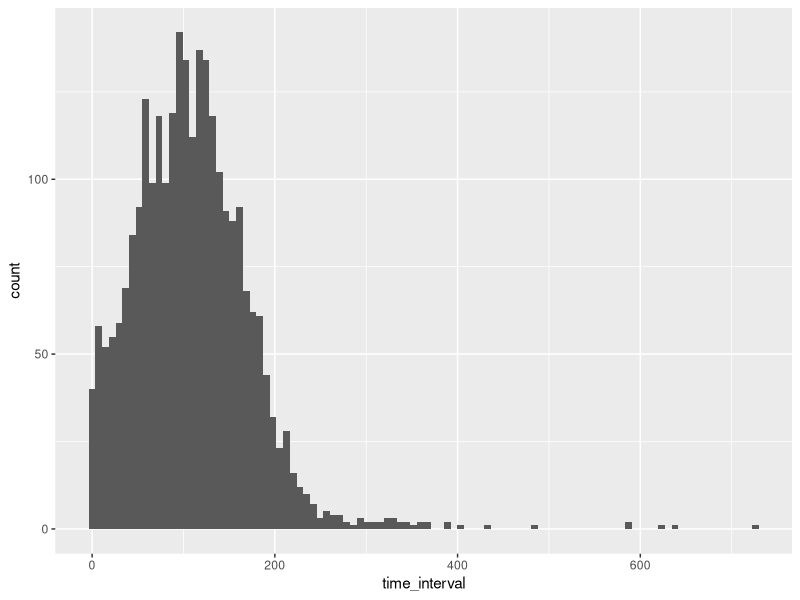
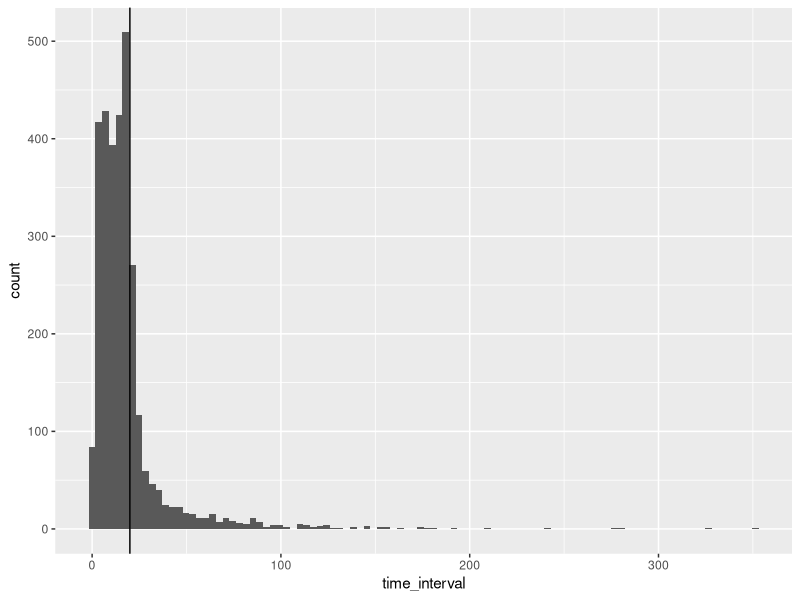

Generate these figures, in order, with R: (Note: this script raises an error after producing the figures.)
################################################################################
# EGON -- LEONIE
################################################################################
library(tidyverse)
library(dplyr)

setwd(dirname(rstudioapi::getActiveDocumentContext()$path))

# Read in the dataset
data <- data.table::fread(
    file.path("data", "DEJONCKHEERE.csv"),
    data.table = FALSE
)

# Filter only ESM data, i.e. drop data from the informed consent and debriefing
data <- data %>%
    filter(
        !(questionListName %in%
            c("IC and Baseline Questionnaire (Birte)", "Debriefing"))
    )

# Select only the columns that we are interested in
data <- data %>%
    dplyr::select(
        connectionId,
        questionListName, # Questionnaire and condition
        timeStampStart,
        timeStampStop,
        ontspannen_sliderNegPos:angstig_sliderNegPos
    ) %>%
    dplyr::rename(
        id = connectionId,
        condition = questionListName,
        time_start = timeStampStart,
        time_stop = timeStampStop,
        relaxed = ontspannen_sliderNegPos,
        frustrated = gefrustreerd_sliderNegPos,
        sad = droevig_sliderNegPos,
        at_ease = rustig_sliderNegPos,
        stressed = gestresseerd_sliderNegPos,
        enthusiastic = enthousiast_sliderNegPos,
        bored = verveeld_sliderNegPos,
        somber = neerslachtig_sliderNegPos,
        happy = blij_sliderNegPos,
        elated = opgewekt_sliderNegPos,
        content = tevreden_sliderNegPos,
        anxious = angstig_sliderNegPos
    )

# M-path questionnaire names need to be changed (followup in m-path means that in that questionnaire there is a follow up item;
# but this means that in this questionnaire there is an item indicating that the "mood" questionnaire needs to be triggered the next time)
# so Mood is actually the follow up
data <- data %>%
    mutate(
        condition = case_match(
            condition,
            "Mood_followup" ~ "mood",
            "Mood" ~ "followup",
            .default = condition
        )
    )


#Sort the data before starting
data <- data %>%
    arrange(id, time_start)

# Data from m-Path is already in the time zone of the participant, probably Europe/Brussels.
# Thus, these timestamps are _not_ UNIX timestamps (as they are in UTC), but rather the number of
# seconds since 1970-01-01 compared to the participant's local time zone. Converting them leaves
# them in UTC, which is not that problematic unless you combine it with other data.
# Transform timestamp to POSIXct

data <- data %>%
    group_by(id) %>%
    mutate(
        time_start = as_datetime(time_start),
        time_stop = as_datetime(time_stop),
        .after = "condition"
    ) %>%
    arrange(id, time_start) %>%
    mutate(across(time_start:time_stop, \(x) {
        force_tz(x, tzone = "Europe/Brussels")
    }))


# Retain only time columns and columns with no missing or empty ("") values
# Note: We need to put `!is.POSIXt(x)` in the `where()` clause, as POSIXt cannot be compared against
# string literals.
data <- data %>%
    dplyr::select(
        id:time_stop,
        where(\(x) !is.POSIXt(x) && any(!is.na(x)) && any(x != ""))
    )

# Create the date, and the total beep duration.
data <- data %>%
    group_by(id) %>%
    mutate(
        date = as_date(time_start),
        onbeep.mins = time_length(time_stop - time_start, "mins"),
        .after = "id"
    )

# Add `day.no` to represent the current day in their study for each `id`
data <- data %>%
    group_by(id) %>%
    nest() %>%
    mutate(data = map(data, ~ group_by(., date))) %>%
    mutate(data = map(data, ~ mutate(., day.no = cur_group_id()))) %>%
    unnest(data) %>%
    ungroup() %>%
    relocate(day.no, .after = date)

# Add the beep number (per day)
data <- data %>%
    group_by(id, day.no) %>%
    mutate(beep.no = seq.int(1, n(), 1)) %>%
    arrange(id, time_start) %>%
    relocate(beep.no, .after = day.no)

# Whether the beep was missed entirely
data <- data %>%
    mutate(missed = is.na(time_start))


# Compute time intervals per person per beep. Importantly, NAs should be
# accounted for as well in consecutive time intervals: They will be deleted
# afterwards
data <- data %>%
    group_by(id, day.no) %>%
    mutate(
        time_interval = time_length(time_start - lag(time_start), "mins"),
        .after = time_stop
    )

data %>%
    filter(condition == "mood") %>%
    ggplot2::ggplot(aes(x = time_interval)) +
    ggplot2::geom_histogram(bins = 100)


data %>%
    filter(condition == "followup") %>%
    ggplot2::ggplot(aes(x = time_interval)) +
    ggplot2::geom_histogram(bins = 100) +
    ggplot2::geom_vline(xintercept = 20)

data %>%
    group_by(condition) %>%
    summarise(
        mean_interval = mean(time_interval, na.rm = TRUE),
        median_interval = median(time_interval, na.rm = TRUE),
        sd_interval = sd(time_interval, na.rm = TRUE)
    )

## Do we need a differentiation for follow up and non_followup ?
# Determine the condition based on the time interval
data <- data %>%
    group_by(id, day.no) %>%
    mutate(
        pair = case_when(
            time_interval < 20 ~ "followup_pair",
            time_interval >= 45 & time_interval < 120 ~ "non_followup_pair",
            .default = NA_character_
        ),
        .after = condition
    )


## Finding the pairs
dataset_followups =
    add_nas(
        dat = data,
        id = "id",
        min_diff = 1,
        max_diff = 20,
        time_units = "mins",
        time_var = "time_start"
    )

dataset_beeps =
    add_nas(
        dat = data,
        id = "id",
        min_diff = 45,
        max_diff = 175,
        time_units = "mins",
        time_var = "time_start"
    )

write.csv(
    dataset_followups,
    file = file.path("data", "dataset_short_interval"),
    row.names = FALSE
)

write.csv(
    dataset_beeps,
    file = file.path("data", "dataset_long_interval"),
    row.names = FALSE
)
